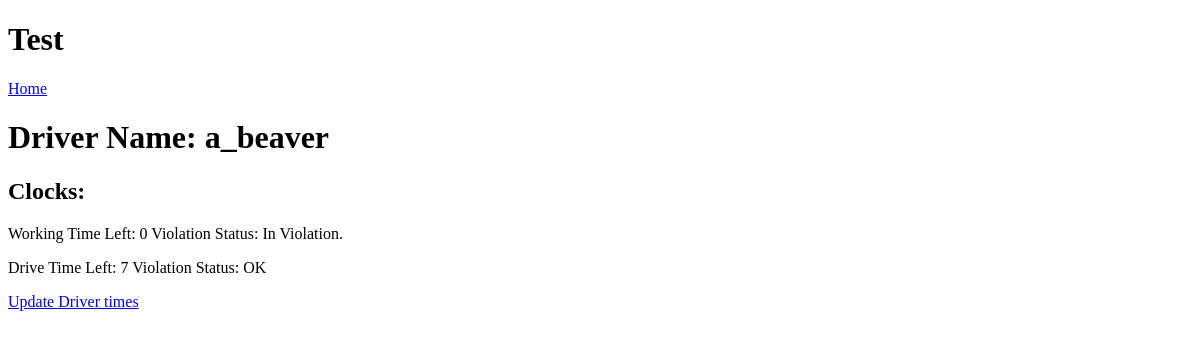
The app's page /1/, older data.
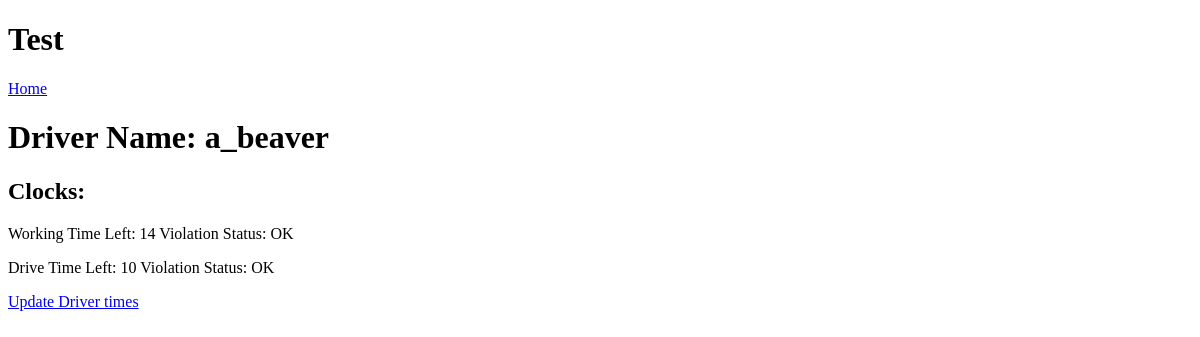
The same page, newer data.
### homework_api/models.py (models this page shows, shortened)
class Driver(models.Model):
    driver = models.ForeignKey(get_user_model(), on_delete=models.CASCADE)
    work_clock = models.IntegerField(default=14)
    drive_clock = models.IntegerField(default=10)
    work_status = models.CharField(max_length=100, default="OK")
    drive_status = models.CharField(max_length=100, default="OK")

### homework_api/views.py (the view)
# urls.py: path('<int:pk>/', DriverDetailView.as_view(), name='details'),
class DriverDetailView(DetailView):
    template_name='details.html'
    model = Driver

### templates/details.html
{% extends 'base.html' %}
{% block content %}
    <div>
        <h1>Driver Name: {{driver.driver}}</h1>
        <h2>Clocks:</h2>
        <p>Working Time Left: {{driver.work_clock}} Violation Status: {{ driver.work_status }}</p>
        <p>Drive Time Left: {{driver.drive_clock}} Violation Status: {{ driver.drive_status }}</p>
    </div>
    <a href="{% url 'update' driver.pk %}">Update Driver times</a>
{% endblock content %}

### templates/base.html (shortened to what this page needs)
{% load static %}
<!DOCTYPE html>
<html lang="en">
<head>
</head>
<body>
    <header>
        <h1>Test</h1>
        <nav>
            <a href="{% url 'home' %}">Home</a>
        </nav>
    </header>
    {% block content %}
    {% endblock content %}
</body>
</html>

Row changes from the older to the newer data that the page shows:
changed Driver "OK": work_clock "0" → "14"; work_status "In Violation." → "OK"; drive_clock "7" → "10"
